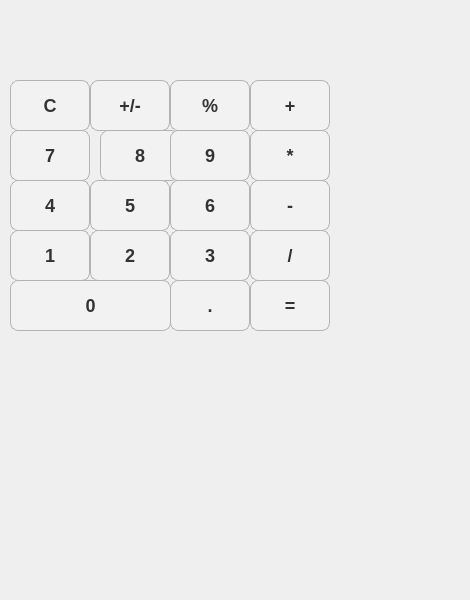
<?xml version="1.0" encoding="UTF-8"?>
<ui version="4.0">
 <class>MainWindow</class>
 <widget class="QMainWindow" name="MainWindow">
  <property name="geometry">
   <rect>
    <x>0</x>
    <y>0</y>
    <width>470</width>
    <height>600</height>
   </rect>
  </property>
  <property name="font">
   <font>
    <pointsize>24</pointsize>
    <bold>true</bold>
   </font>
  </property>
  <property name="windowTitle">
   <string>MainWindow</string>
  </property>
  <widget class="QWidget" name="centralwidget">
   <widget class="QLabel" name="label">
    <property name="geometry">
     <rect>
      <x>10</x>
      <y>20</y>
      <width>321</width>
      <height>51</height>
     </rect>
    </property>
    <property name="styleSheet">
     <string notr="true">QLabel{
qproperty-alignment:'AlignVCenter | AlignRight';
border: 1px solid gray;
}
  background-color: white; </string>
    </property>
    <property name="text">
     <string/>
    </property>
   </widget>
   <widget class="QPushButton" name="pushButtonClear">
    <property name="geometry">
     <rect>
      <x>10</x>
      <y>80</y>
      <width>80</width>
      <height>51</height>
     </rect>
    </property>
    <property name="font">
     <font>
      <pointsize>-1</pointsize>
      <bold>true</bold>
     </font>
    </property>
    <property name="styleSheet">
     <string notr="true">QPushButton {
    background-color: #f2f2f2;       /* Light gray base */
    border: 1px solid #b3b3b3;
    border-radius: 8px;
    padding: 10px;
    font-size: 18px;
    font-weight: bold;
    color: #333333;
}

QPushButton:hover {
    background-color: #e6e6e6;       /* Slightly darker when hovered */
}

QPushButton:pressed {
    background-color: #cccccc;       /* Darker when pressed */
    border-style: inset;
}

QPushButton:disabled {
    background-color: #dddddd;
    color: #999999;
}
</string>
    </property>
    <property name="text">
     <string>C</string>
    </property>
   </widget>
   <widget class="QPushButton" name="pushButtonPlusMinus">
    <property name="geometry">
     <rect>
      <x>90</x>
      <y>80</y>
      <width>80</width>
      <height>51</height>
     </rect>
    </property>
    <property name="font">
     <font>
      <pointsize>-1</pointsize>
      <bold>true</bold>
     </font>
    </property>
    <property name="styleSheet">
     <string notr="true">QPushButton {
    background-color: #f2f2f2;       /* Light gray base */
    border: 1px solid #b3b3b3;
    border-radius: 8px;
    padding: 10px;
    font-size: 18px;
    font-weight: bold;
    color: #333333;
}

QPushButton:hover {
    background-color: #e6e6e6;       /* Slightly darker when hovered */
}

QPushButton:pressed {
    background-color: #cccccc;       /* Darker when pressed */
    border-style: inset;
}

QPushButton:disabled {
    background-color: #dddddd;
    color: #999999;
}
</string>
    </property>
    <property name="text">
     <string>+/-</string>
    </property>
   </widget>
   <widget class="QPushButton" name="pushButtonPercentage">
    <property name="geometry">
     <rect>
      <x>170</x>
      <y>80</y>
      <width>80</width>
      <height>51</height>
     </rect>
    </property>
    <property name="font">
     <font>
      <pointsize>-1</pointsize>
      <bold>true</bold>
     </font>
    </property>
    <property name="styleSheet">
     <string notr="true">QPushButton {
    background-color: #f2f2f2;       /* Light gray base */
    border: 1px solid #b3b3b3;
    border-radius: 8px;
    padding: 10px;
    font-size: 18px;
    font-weight: bold;
    color: #333333;
}

QPushButton:hover {
    background-color: #e6e6e6;       /* Slightly darker when hovered */
}

QPushButton:pressed {
    background-color: #cccccc;       /* Darker when pressed */
    border-style: inset;
}

QPushButton:disabled {
    background-color: #dddddd;
    color: #999999;
}
</string>
    </property>
    <property name="text">
     <string>%</string>
    </property>
   </widget>
   <widget class="QPushButton" name="pushButton7">
    <property name="geometry">
     <rect>
      <x>10</x>
      <y>130</y>
      <width>80</width>
      <height>51</height>
     </rect>
    </property>
    <property name="font">
     <font>
      <pointsize>-1</pointsize>
      <bold>true</bold>
     </font>
    </property>
    <property name="styleSheet">
     <string notr="true">QPushButton {
    background-color: #f2f2f2;       /* Light gray base */
    border: 1px solid #b3b3b3;
    border-radius: 8px;
    padding: 10px;
    font-size: 18px;
    font-weight: bold;
    color: #333333;
}

QPushButton:hover {
    background-color: #e6e6e6;       /* Slightly darker when hovered */
}

QPushButton:pressed {
    background-color: #cccccc;       /* Darker when pressed */
    border-style: inset;
}

QPushButton:disabled {
    background-color: #dddddd;
    color: #999999;
}
</string>
    </property>
    <property name="text">
     <string>7</string>
    </property>
   </widget>
   <widget class="QPushButton" name="pushButton8">
    <property name="geometry">
     <rect>
      <x>100</x>
      <y>130</y>
      <width>80</width>
      <height>51</height>
     </rect>
    </property>
    <property name="font">
     <font>
      <pointsize>-1</pointsize>
      <bold>true</bold>
     </font>
    </property>
    <property name="styleSheet">
     <string notr="true">QPushButton {
    background-color: #f2f2f2;       /* Light gray base */
    border: 1px solid #b3b3b3;
    border-radius: 8px;
    padding: 10px;
    font-size: 18px;
    font-weight: bold;
    color: #333333;
}

QPushButton:hover {
    background-color: #e6e6e6;       /* Slightly darker when hovered */
}

QPushButton:pressed {
    background-color: #cccccc;       /* Darker when pressed */
    border-style: inset;
}

QPushButton:disabled {
    background-color: #dddddd;
    color: #999999;
}
</string>
    </property>
    <property name="text">
     <string>8</string>
    </property>
   </widget>
   <widget class="QPushButton" name="pushButton9">
    <property name="geometry">
     <rect>
      <x>170</x>
      <y>130</y>
      <width>80</width>
      <height>51</height>
     </rect>
    </property>
    <property name="font">
     <font>
      <pointsize>-1</pointsize>
      <bold>true</bold>
     </font>
    </property>
    <property name="styleSheet">
     <string notr="true">QPushButton {
    background-color: #f2f2f2;       /* Light gray base */
    border: 1px solid #b3b3b3;
    border-radius: 8px;
    padding: 10px;
    font-size: 18px;
    font-weight: bold;
    color: #333333;
}

QPushButton:hover {
    background-color: #e6e6e6;       /* Slightly darker when hovered */
}

QPushButton:pressed {
    background-color: #cccccc;       /* Darker when pressed */
    border-style: inset;
}

QPushButton:disabled {
    background-color: #dddddd;
    color: #999999;
}
</string>
    </property>
    <property name="text">
     <string>9</string>
    </property>
   </widget>
   <widget class="QPushButton" name="pushButtonMultiply">
    <property name="geometry">
     <rect>
      <x>250</x>
      <y>130</y>
      <width>80</width>
      <height>51</height>
     </rect>
    </property>
    <property name="styleSheet">
     <string notr="true">QPushButton {
    background-color: #f2f2f2;       /* Light gray base */
    border: 1px solid #b3b3b3;
    border-radius: 8px;
    padding: 10px;
    font-size: 18px;
    font-weight: bold;
    color: #333333;
}

QPushButton:hover {
    background-color: #e6e6e6;       /* Slightly darker when hovered */
}

QPushButton:pressed {
    background-color: #cccccc;       /* Darker when pressed */
    border-style: inset;
}

QPushButton:disabled {
    background-color: #dddddd;
    color: #999999;
}
</string>
    </property>
    <property name="text">
     <string>*</string>
    </property>
   </widget>
   <widget class="QPushButton" name="pushButton4">
    <property name="geometry">
     <rect>
      <x>10</x>
      <y>180</y>
      <width>80</width>
      <height>51</height>
     </rect>
    </property>
    <property name="font">
     <font>
      <pointsize>-1</pointsize>
      <bold>true</bold>
     </font>
    </property>
    <property name="styleSheet">
     <string notr="true">QPushButton {
    background-color: #f2f2f2;       /* Light gray base */
    border: 1px solid #b3b3b3;
    border-radius: 8px;
    padding: 10px;
    font-size: 18px;
    font-weight: bold;
    color: #333333;
}

QPushButton:hover {
    background-color: #e6e6e6;       /* Slightly darker when hovered */
}

QPushButton:pressed {
    background-color: #cccccc;       /* Darker when pressed */
    border-style: inset;
}

QPushButton:disabled {
    background-color: #dddddd;
    color: #999999;
}
</string>
    </property>
    <property name="text">
     <string>4</string>
    </property>
   </widget>
   <widget class="QPushButton" name="pushButton5">
    <property name="geometry">
     <rect>
      <x>90</x>
      <y>180</y>
      <width>80</width>
      <height>51</height>
     </rect>
    </property>
    <property name="font">
     <font>
      <pointsize>-1</pointsize>
      <bold>true</bold>
     </font>
    </property>
    <property name="styleSheet">
     <string notr="true">QPushButton {
    background-color: #f2f2f2;       /* Light gray base */
    border: 1px solid #b3b3b3;
    border-radius: 8px;
    padding: 10px;
    font-size: 18px;
    font-weight: bold;
    color: #333333;
}

QPushButton:hover {
    background-color: #e6e6e6;       /* Slightly darker when hovered */
}

QPushButton:pressed {
    background-color: #cccccc;       /* Darker when pressed */
    border-style: inset;
}

QPushButton:disabled {
    background-color: #dddddd;
    color: #999999;
}
</string>
    </property>
    <property name="text">
     <string>5</string>
    </property>
   </widget>
   <widget class="QPushButton" name="pushButton6">
    <property name="geometry">
     <rect>
      <x>170</x>
      <y>180</y>
      <width>80</width>
      <height>51</height>
     </rect>
    </property>
    <property name="styleSheet">
     <string notr="true">QPushButton {
    background-color: #f2f2f2;       /* Light gray base */
    border: 1px solid #b3b3b3;
    border-radius: 8px;
    padding: 10px;
    font-size: 18px;
    font-weight: bold;
    color: #333333;
}

QPushButton:hover {
    background-color: #e6e6e6;       /* Slightly darker when hovered */
}

QPushButton:pressed {
    background-color: #cccccc;       /* Darker when pressed */
    border-style: inset;
}

QPushButton:disabled {
    background-color: #dddddd;
    color: #999999;
}
</string>
    </property>
    <property name="text">
     <string>6</string>
    </property>
   </widget>
   <widget class="QPushButton" name="pushButtonMinus">
    <property name="geometry">
     <rect>
      <x>250</x>
      <y>180</y>
      <width>80</width>
      <height>51</height>
     </rect>
    </property>
    <property name="styleSheet">
     <string notr="true">QPushButton {
    background-color: #f2f2f2;       /* Light gray base */
    border: 1px solid #b3b3b3;
    border-radius: 8px;
    padding: 10px;
    font-size: 18px;
    font-weight: bold;
    color: #333333;
}

QPushButton:hover {
    background-color: #e6e6e6;       /* Slightly darker when hovered */
}

QPushButton:pressed {
    background-color: #cccccc;       /* Darker when pressed */
    border-style: inset;
}

QPushButton:disabled {
    background-color: #dddddd;
    color: #999999;
}
</string>
    </property>
    <property name="text">
     <string>-</string>
    </property>
   </widget>
   <widget class="QPushButton" name="pushButton1">
    <property name="geometry">
     <rect>
      <x>10</x>
      <y>230</y>
      <width>80</width>
      <height>51</height>
     </rect>
    </property>
    <property name="font">
     <font>
      <pointsize>-1</pointsize>
      <bold>true</bold>
     </font>
    </property>
    <property name="styleSheet">
     <string notr="true">QPushButton {
    background-color: #f2f2f2;       /* Light gray base */
    border: 1px solid #b3b3b3;
    border-radius: 8px;
    padding: 10px;
    font-size: 18px;
    font-weight: bold;
    color: #333333;
}

QPushButton:hover {
    background-color: #e6e6e6;       /* Slightly darker when hovered */
}

QPushButton:pressed {
    background-color: #cccccc;       /* Darker when pressed */
    border-style: inset;
}

QPushButton:disabled {
    background-color: #dddddd;
    color: #999999;
}
</string>
    </property>
    <property name="text">
     <string>1</string>
    </property>
   </widget>
   <widget class="QPushButton" name="pushButton2">
    <property name="geometry">
     <rect>
      <x>90</x>
      <y>230</y>
      <width>80</width>
      <height>51</height>
     </rect>
    </property>
    <property name="styleSheet">
     <string notr="true">QPushButton {
    background-color: #f2f2f2;       /* Light gray base */
    border: 1px solid #b3b3b3;
    border-radius: 8px;
    padding: 10px;
    font-size: 18px;
    font-weight: bold;
    color: #333333;
}

QPushButton:hover {
    background-color: #e6e6e6;       /* Slightly darker when hovered */
}

QPushButton:pressed {
    background-color: #cccccc;       /* Darker when pressed */
    border-style: inset;
}

QPushButton:disabled {
    background-color: #dddddd;
    color: #999999;
}
</string>
    </property>
    <property name="text">
     <string>2</string>
    </property>
   </widget>
   <widget class="QPushButton" name="pushButton3">
    <property name="geometry">
     <rect>
      <x>170</x>
      <y>230</y>
      <width>80</width>
      <height>51</height>
     </rect>
    </property>
    <property name="styleSheet">
     <string notr="true">QPushButton {
    background-color: #f2f2f2;       /* Light gray base */
    border: 1px solid #b3b3b3;
    border-radius: 8px;
    padding: 10px;
    font-size: 18px;
    font-weight: bold;
    color: #333333;
}

QPushButton:hover {
    background-color: #e6e6e6;       /* Slightly darker when hovered */
}

QPushButton:pressed {
    background-color: #cccccc;       /* Darker when pressed */
    border-style: inset;
}

QPushButton:disabled {
    background-color: #dddddd;
    color: #999999;
}
</string>
    </property>
    <property name="text">
     <string>3</string>
    </property>
   </widget>
   <widget class="QPushButton" name="pushButtonDivide">
    <property name="geometry">
     <rect>
      <x>250</x>
      <y>230</y>
      <width>80</width>
      <height>51</height>
     </rect>
    </property>
    <property name="styleSheet">
     <string notr="true">QPushButton {
    background-color: #f2f2f2;       /* Light gray base */
    border: 1px solid #b3b3b3;
    border-radius: 8px;
    padding: 10px;
    font-size: 18px;
    font-weight: bold;
    color: #333333;
}

QPushButton:hover {
    background-color: #e6e6e6;       /* Slightly darker when hovered */
}

QPushButton:pressed {
    background-color: #cccccc;       /* Darker when pressed */
    border-style: inset;
}

QPushButton:disabled {
    background-color: #dddddd;
    color: #999999;
}
</string>
    </property>
    <property name="text">
     <string>/</string>
    </property>
   </widget>
   <widget class="QPushButton" name="pushButtonPlus">
    <property name="geometry">
     <rect>
      <x>250</x>
      <y>80</y>
      <width>80</width>
      <height>51</height>
     </rect>
    </property>
    <property name="font">
     <font>
      <pointsize>-1</pointsize>
      <bold>true</bold>
     </font>
    </property>
    <property name="styleSheet">
     <string notr="true">QPushButton {
    background-color: #f2f2f2;       /* Light gray base */
    border: 1px solid #b3b3b3;
    border-radius: 8px;
    padding: 10px;
    font-size: 18px;
    font-weight: bold;
    color: #333333;
}

QPushButton:hover {
    background-color: #e6e6e6;       /* Slightly darker when hovered */
}

QPushButton:pressed {
    background-color: #cccccc;       /* Darker when pressed */
    border-style: inset;
}

QPushButton:disabled {
    background-color: #dddddd;
    color: #999999;
}
</string>
    </property>
    <property name="text">
     <string>+</string>
    </property>
   </widget>
   <widget class="QPushButton" name="pushButton0">
    <property name="geometry">
     <rect>
      <x>10</x>
      <y>280</y>
      <width>161</width>
      <height>51</height>
     </rect>
    </property>
    <property name="font">
     <font>
      <pointsize>-1</pointsize>
      <bold>true</bold>
     </font>
    </property>
    <property name="styleSheet">
     <string notr="true">QPushButton {
    background-color: #f2f2f2;       /* Light gray base */
    border: 1px solid #b3b3b3;
    border-radius: 8px;
    padding: 10px;
    font-size: 18px;
    font-weight: bold;
    color: #333333;
}

QPushButton:hover {
    background-color: #e6e6e6;       /* Slightly darker when hovered */
}

QPushButton:pressed {
    background-color: #cccccc;       /* Darker when pressed */
    border-style: inset;
}

QPushButton:disabled {
    background-color: #dddddd;
    color: #999999;
}
</string>
    </property>
    <property name="text">
     <string>0</string>
    </property>
   </widget>
   <widget class="QPushButton" name="pushButtonDecimal">
    <property name="geometry">
     <rect>
      <x>170</x>
      <y>280</y>
      <width>80</width>
      <height>51</height>
     </rect>
    </property>
    <property name="font">
     <font>
      <pointsize>-1</pointsize>
      <bold>true</bold>
     </font>
    </property>
    <property name="styleSheet">
     <string notr="true">QPushButton {
    background-color: #f2f2f2;       /* Light gray base */
    border: 1px solid #b3b3b3;
    border-radius: 8px;
    padding: 10px;
    font-size: 18px;
    font-weight: bold;
    color: #333333;
}

QPushButton:hover {
    background-color: #e6e6e6;       /* Slightly darker when hovered */
}

QPushButton:pressed {
    background-color: #cccccc;       /* Darker when pressed */
    border-style: inset;
}

QPushButton:disabled {
    background-color: #dddddd;
    color: #999999;
}
</string>
    </property>
    <property name="text">
     <string>.</string>
    </property>
   </widget>
   <widget class="QPushButton" name="pushButtonEqual">
    <property name="geometry">
     <rect>
      <x>250</x>
      <y>280</y>
      <width>80</width>
      <height>51</height>
     </rect>
    </property>
    <property name="font">
     <font>
      <pointsize>-1</pointsize>
      <bold>true</bold>
     </font>
    </property>
    <property name="styleSheet">
     <string notr="true">QPushButton {
    background-color: #f2f2f2;       /* Light gray base */
    border: 1px solid #b3b3b3;
    border-radius: 8px;
    padding: 10px;
    font-size: 18px;
    font-weight: bold;
    color: #333333;
}

QPushButton:hover {
    background-color: #e6e6e6;       /* Slightly darker when hovered */
}

QPushButton:pressed {
    background-color: #cccccc;       /* Darker when pressed */
    border-style: inset;
}

QPushButton:disabled {
    background-color: #dddddd;
    color: #999999;
}
</string>
    </property>
    <property name="text">
     <string>=</string>
    </property>
   </widget>
  </widget>
 </widget>
 <resources/>
 <connections/>
</ui>
